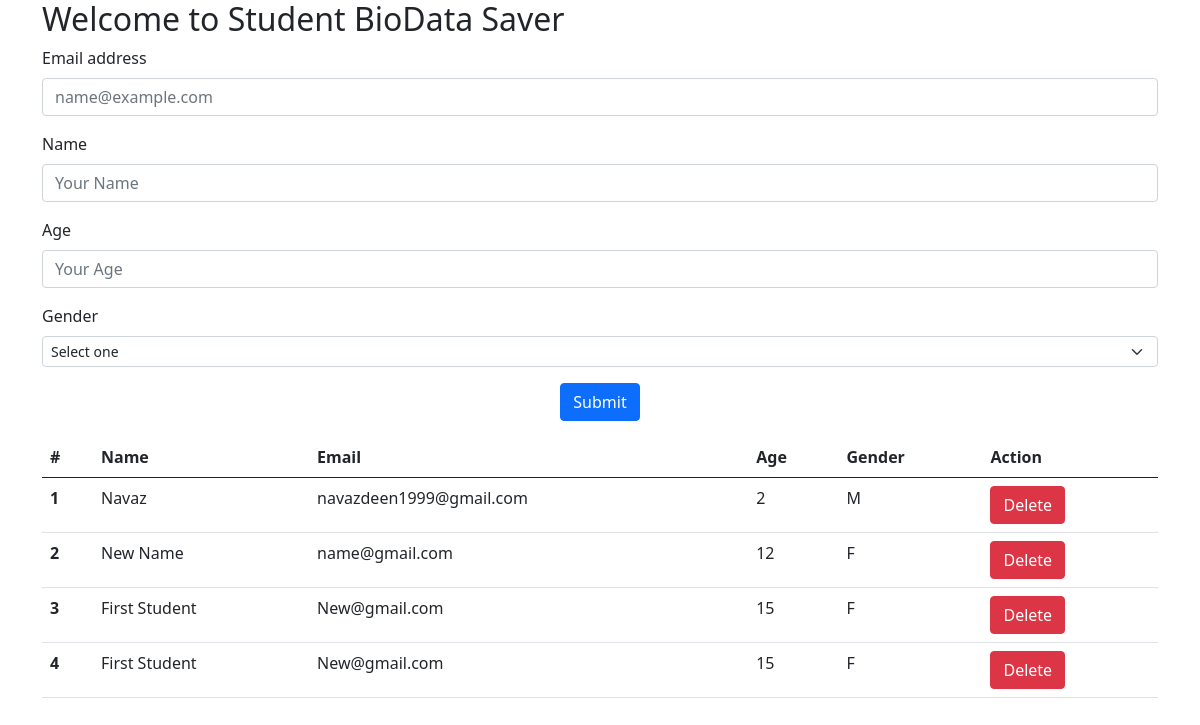
The app's page /, older data.
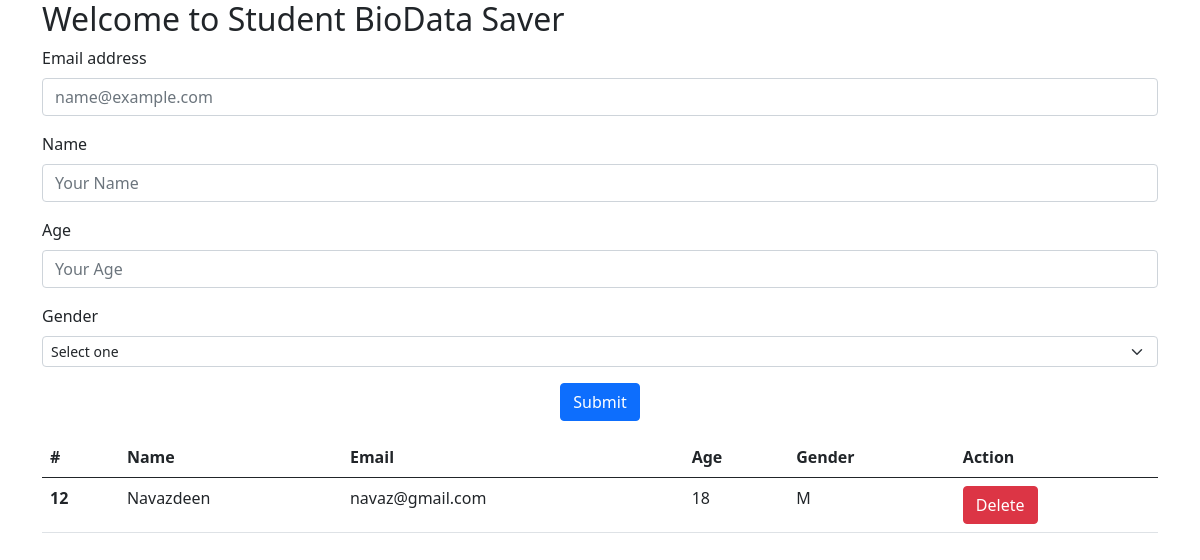
The same page, newer data.
### Home/models.py (models this page shows, shortened)
class StudentBio(models.Model):
    Email = models.EmailField()
    Name = models.CharField(max_length=255)
    Age = models.IntegerField()
    Gender = models.CharField(max_length=1)

### Home/views.py (the view, shortened to what this page needs)
# urls.py: path("", index, name='index'),
def index(request):
    context = {
        'Students': StudentBio.objects.all()
    }
    return render(request, 'Home/index.html', context)

### templates/Home/index.html (shortened to what this page needs)
<!DOCTYPE html>
{% load static %}
<html lang="en">
  <head>
    <link rel="stylesheet" href="{% static 'css/bootstrap.min.css' %}" />
  </head>
  <body>
    <form action="" method="post">
      <div class="container">
        <h2>Welcome to Student BioData Saver</h2>
        <div class="mb-3">
          <label for="email" class="form-label">Email address</label>
          <input
            type="email"
            class="form-control"
            id="email"
            placeholder="name@example.com"
            name="Email"
          />
        </div>
        <div class="mb-3">
          <label for="Name" class="form-label">Name</label>
          <input
            type="text"
            class="form-control"
            id="Name"
            placeholder="Your Name"
            name="Name"
          />
        </div>
        <div class="mb-3">
          <label for="Age" class="form-label">Age</label>
          <input
            type="text"
            class="form-control"
            id="Age"
            placeholder="Your Age"
            name="Age"
          />
        </div>
        <div class="mb-3">
          <label for="Gender" class="form-label">Gender</label>
          <select
            class="form-select form-select-sm"
            aria-label=".form-select-sm example"
            id="Gender"
            name="Gender"
          >
            <option value="None" selected>Select one</option>
          </select>
        </div>
        <div class="col-auto text-center">
          <button type="submit" class="btn btn-primary mb-3">Submit</button>
        </div>
      </div>
    </form>
    <div class="container">
      <table class="table">
        <thead>
          <tr>
            <th scope="col">#</th>
            <th scope="col">Name</th>
            <th scope="col">Email</th>
            <th scope="col">Age</th>
            <th scope="col">Gender</th>
            <th scope="col">Action</th>
          </tr>
        </thead>
        <tbody>
          {% for student in Students %}
          <tr>
            <th scope="row">{{student.id}}</th>
            <td>{{student.Name}}</td>
            <td>{{student.Email}}</td>
            <td>{{student.Age}}</td>
            <td>{{student.Gender}}</td>
            <td>
              <a type="button" href={% url 'delete' student.id %} class="btn btn-danger">Delete</a>
            </td>
          </tr>
          {% endfor %}
        </tbody>
      </table>
    </div>
  </body>
</html>

Row changes from the older to the newer data that the page shows:
removed StudentBio: id "1", Name "Navaz", Email "navazdeen1999@gmail.com", Age "2", Gender "M"
removed StudentBio: id "2", Name "New Name", Email "name@gmail.com", Age "12", Gender "F"
removed StudentBio: id "3", Name "First Student", Email "New@gmail.com", Age "15", Gender "F"
removed StudentBio: id "4", Name "First Student", Email "New@gmail.com", Age "15", Gender "F"
added StudentBio: id "12", Name "Navazdeen", Email "navaz@gmail.com", Age "18", Gender "M"
